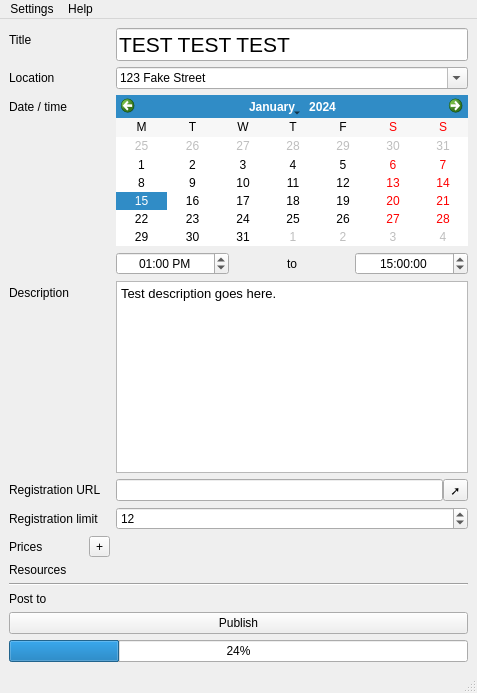
<?xml version="1.0" encoding="UTF-8"?>
<ui version="4.0">
 <author>Dominic Canare &lt;dom@greenlightgo.org&gt;</author>
 <class>MainWindow</class>
 <widget class="QMainWindow" name="MainWindow">
  <property name="geometry">
   <rect>
    <x>0</x>
    <y>0</y>
    <width>477</width>
    <height>693</height>
   </rect>
  </property>
  <property name="windowTitle">
   <string>MainWindow</string>
  </property>
  <widget class="QWidget" name="centralwidget">
   <layout class="QVBoxLayout" name="verticalLayout_2">
    <item>
     <layout class="QFormLayout" name="formLayout">
      <property name="fieldGrowthPolicy">
       <enum>QFormLayout::AllNonFixedFieldsGrow</enum>
      </property>
      <item row="1" column="0">
       <widget class="QLabel" name="label">
        <property name="text">
         <string>Title</string>
        </property>
       </widget>
      </item>
      <item row="1" column="1">
       <widget class="QLineEdit" name="titleInput">
        <property name="font">
         <font>
          <pointsize>16</pointsize>
         </font>
        </property>
        <property name="text">
         <string>TEST TEST TEST</string>
        </property>
       </widget>
      </item>
      <item row="2" column="0">
       <widget class="QLabel" name="label_7">
        <property name="text">
         <string>Location</string>
        </property>
       </widget>
      </item>
      <item row="2" column="1">
       <widget class="QComboBox" name="locationInput">
        <property name="editable">
         <bool>true</bool>
        </property>
        <item>
         <property name="text">
          <string>123 Fake Street</string>
         </property>
        </item>
       </widget>
      </item>
      <item row="3" column="0">
       <widget class="QLabel" name="label_3">
        <property name="text">
         <string>Date / time</string>
        </property>
       </widget>
      </item>
      <item row="3" column="1">
       <layout class="QVBoxLayout" name="verticalLayout">
        <item>
         <widget class="QCalendarWidget" name="dateInput">
          <property name="horizontalHeaderFormat">
           <enum>QCalendarWidget::SingleLetterDayNames</enum>
          </property>
          <property name="verticalHeaderFormat">
           <enum>QCalendarWidget::NoVerticalHeader</enum>
          </property>
         </widget>
        </item>
        <item>
         <layout class="QHBoxLayout" name="horizontalLayout">
          <item>
           <widget class="QTimeEdit" name="startTimeInput">
            <property name="alignment">
             <set>Qt::AlignCenter</set>
            </property>
            <property name="time">
             <time>
              <hour>13</hour>
              <minute>0</minute>
              <second>0</second>
             </time>
            </property>
            <property name="displayFormat">
             <string>hh:mm AP</string>
            </property>
           </widget>
          </item>
          <item>
           <widget class="QLabel" name="label_5">
            <property name="text">
             <string> to </string>
            </property>
            <property name="alignment">
             <set>Qt::AlignCenter</set>
            </property>
           </widget>
          </item>
          <item>
           <widget class="QTimeEdit" name="stopTimeInput">
            <property name="alignment">
             <set>Qt::AlignCenter</set>
            </property>
            <property name="time">
             <time>
              <hour>15</hour>
              <minute>0</minute>
              <second>0</second>
             </time>
            </property>
           </widget>
          </item>
         </layout>
        </item>
       </layout>
      </item>
      <item row="4" column="0">
       <widget class="QLabel" name="label_2">
        <property name="text">
         <string>Description</string>
        </property>
       </widget>
      </item>
      <item row="4" column="1">
       <widget class="QTextEdit" name="descriptionInput">
        <property name="autoFormatting">
         <set>QTextEdit::AutoAll</set>
        </property>
        <property name="html">
         <string>&lt;!DOCTYPE HTML PUBLIC &quot;-//W3C//DTD HTML 4.0//EN&quot; &quot;http://www.w3.org/TR/REC-html40/strict.dtd&quot;&gt;
&lt;html&gt;&lt;head&gt;&lt;meta name=&quot;qrichtext&quot; content=&quot;1&quot; /&gt;&lt;style type=&quot;text/css&quot;&gt;
p, li { white-space: pre-wrap; }
&lt;/style&gt;&lt;/head&gt;&lt;body style=&quot; font-family:'Arial'; font-size:10pt; font-weight:400; font-style:normal;&quot;&gt;
&lt;p style=&quot; margin-top:0px; margin-bottom:0px; margin-left:0px; margin-right:0px; -qt-block-indent:0; text-indent:0px;&quot;&gt;Test description goes here.&lt;/p&gt;&lt;/body&gt;&lt;/html&gt;</string>
        </property>
       </widget>
      </item>
      <item row="6" column="0">
       <widget class="QLabel" name="label_8">
        <property name="text">
         <string>Registration limit</string>
        </property>
       </widget>
      </item>
      <item row="6" column="1">
       <widget class="QSpinBox" name="registrationLimitInput">
        <property name="toolTip">
         <string>For no limit, set to 0</string>
        </property>
        <property name="statusTip">
         <string>The maximum number of people who are allowed to register. For no limit, set to 0.</string>
        </property>
        <property name="value">
         <number>12</number>
        </property>
       </widget>
      </item>
      <item row="8" column="0">
       <widget class="QLabel" name="label_6">
        <property name="text">
         <string>Resources</string>
        </property>
       </widget>
      </item>
      <item row="7" column="1">
       <layout class="QVBoxLayout" name="priceList"/>
      </item>
      <item row="7" column="0">
       <layout class="QHBoxLayout" name="horizontalLayout_3">
        <item>
         <widget class="QLabel" name="label_9">
          <property name="text">
           <string>Prices</string>
          </property>
         </widget>
        </item>
        <item>
         <spacer name="horizontalSpacer">
          <property name="orientation">
           <enum>Qt::Horizontal</enum>
          </property>
          <property name="sizeHint" stdset="0">
           <size>
            <width>40</width>
            <height>20</height>
           </size>
          </property>
         </spacer>
        </item>
        <item>
         <widget class="QToolButton" name="addPriceButton">
          <property name="text">
           <string>+</string>
          </property>
         </widget>
        </item>
       </layout>
      </item>
      <item row="5" column="0">
       <widget class="QLabel" name="label_10">
        <property name="text">
         <string>Registration URL</string>
        </property>
       </widget>
      </item>
      <item row="5" column="1">
       <layout class="QHBoxLayout" name="horizontalLayout_4">
        <property name="spacing">
         <number>0</number>
        </property>
        <item>
         <widget class="QLineEdit" name="registrationURLInput"/>
        </item>
        <item>
         <widget class="QToolButton" name="registrationURLLaunchButton">
          <property name="toolTip">
           <string>Test URL</string>
          </property>
          <property name="statusTip">
           <string>Launch the registration URL in a web browser</string>
          </property>
          <property name="text">
           <string>➚</string>
          </property>
         </widget>
        </item>
       </layout>
      </item>
      <item row="8" column="1">
       <layout class="QGridLayout" name="resourceGrid"/>
      </item>
     </layout>
    </item>
    <item>
     <widget class="Line" name="line">
      <property name="orientation">
       <enum>Qt::Horizontal</enum>
      </property>
     </widget>
    </item>
    <item>
     <layout class="QFormLayout" name="formLayout_2">
      <item row="0" column="0">
       <widget class="QLabel" name="label_4">
        <property name="text">
         <string>Post to</string>
        </property>
       </widget>
      </item>
      <item row="0" column="1">
       <layout class="QGridLayout" name="postToGrid"/>
      </item>
     </layout>
    </item>
    <item>
     <widget class="QPushButton" name="publishButton">
      <property name="text">
       <string>Publish</string>
      </property>
     </widget>
    </item>
    <item>
     <widget class="QProgressBar" name="progressBar">
      <property name="enabled">
       <bool>true</bool>
      </property>
      <property name="value">
       <number>24</number>
      </property>
     </widget>
    </item>
   </layout>
  </widget>
  <widget class="QMenuBar" name="menubar">
   <property name="geometry">
    <rect>
     <x>0</x>
     <y>0</y>
     <width>477</width>
     <height>27</height>
    </rect>
   </property>
   <widget class="QMenu" name="menuPlugins">
    <property name="title">
     <string>Settings</string>
    </property>
    <addaction name="actionReload"/>
    <addaction name="actionOptions"/>
   </widget>
   <widget class="QMenu" name="menuHelp">
    <property name="title">
     <string>Help</string>
    </property>
    <addaction name="actionAbout"/>
   </widget>
   <addaction name="menuPlugins"/>
   <addaction name="menuHelp"/>
  </widget>
  <widget class="QStatusBar" name="statusbar"/>
  <action name="actionReload">
   <property name="text">
    <string>Reload plugins</string>
   </property>
  </action>
  <action name="actionOptions">
   <property name="text">
    <string>Options</string>
   </property>
  </action>
  <action name="actionAbout">
   <property name="text">
    <string>About...</string>
   </property>
  </action>
 </widget>
 <tabstops>
  <tabstop>titleInput</tabstop>
  <tabstop>locationInput</tabstop>
  <tabstop>dateInput</tabstop>
  <tabstop>startTimeInput</tabstop>
  <tabstop>stopTimeInput</tabstop>
  <tabstop>descriptionInput</tabstop>
  <tabstop>registrationURLInput</tabstop>
  <tabstop>registrationURLLaunchButton</tabstop>
  <tabstop>registrationLimitInput</tabstop>
  <tabstop>addPriceButton</tabstop>
  <tabstop>publishButton</tabstop>
 </tabstops>
 <resources/>
 <connections/>
</ui>
